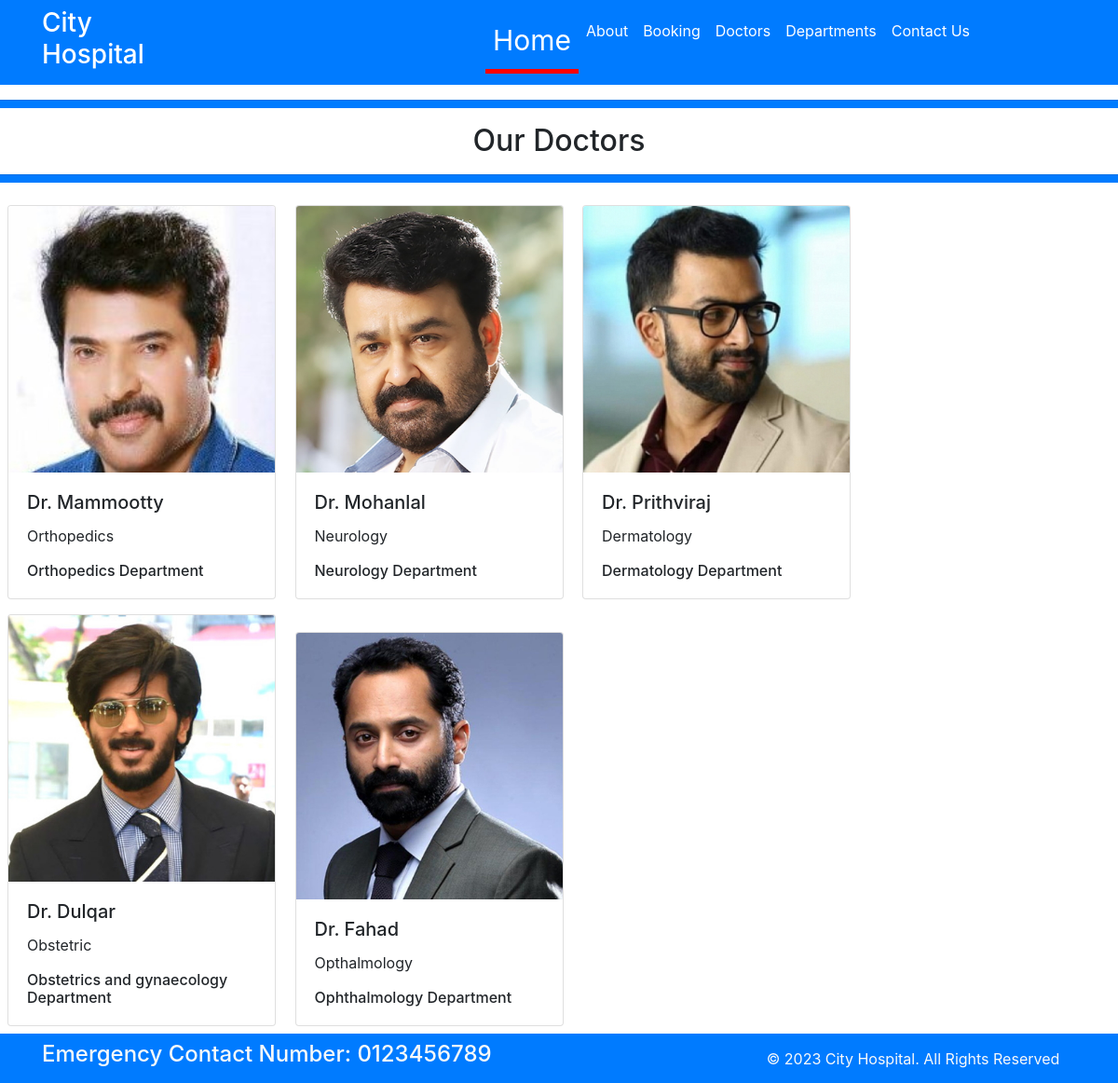
Page /doctors on the committed database.
### home/models.py (models this page shows, shortened)
class Doctors(models.Model):
    doc_name = models.CharField(max_length=100)
    doc_spec = models.CharField(max_length=100)
    doc_dep = models.ForeignKey(Departments, on_delete=models.CASCADE)
    doc_image = models.ImageField(
        upload_to='doctors', height_field=None, width_field=None, max_length=None)

class Departments(models.Model):
    dep_name = models.CharField(max_length=100)
    dep_description = models.TextField()
    def __str__(self):
        return self.dep_name

### home/views.py (the view)
# urls.py: path('doctors',views.doctors,name='Doctros'),
def doctors(request):
    doc_data = {
        'doc': Doctors.objects.all()
    }
    return render(request, 'doctors.html', doc_data)

### templates/doctors.html (shortened to what this page needs)
{% extends 'base.html' %}
{% block content %}
<hr class="p-1 bg-primary bg-gradient" />
<h2 class="text-center">Our Doctors</h2>
<hr class="p-1 bg-primary bg-gradient" />
    {% for d in doc %}
    <div class="card text-cente m-2" style="width: 18rem; display: inline-block;">
        <img src="{{ d.doc_image.url }}" class="card-img-top" alt="..." />
        <div class="card-body">
          <h5 class="card-title">Dr. {{ d.doc_name }}</h5>
          <p class="card-text">{{ d.doc_spec }}</p>
          <h6 class="card-text">{{ d.doc_dep }} Department</h6>
        </div>
      </div>
      {% endfor %}
{% endblock %}

### templates/base.html (shortened to what this page needs)
{% load static %}
<!DOCTYPE html>
<html>
  <head>
    <link rel="stylesheet" href="https://stackpath.bootstrapcdn.com/bootstrap/4.3.1/css/bootstrap.min.css" />
    <link rel="stylesheet" href="https://use.fontawesome.com/releases/v5.2.0/css/all.css" />
    <link rel="stylesheet" href="{% static 'css/style.css' %}" />
  </head>
  <body>
    <nav class="navbar bg-primary navbar-expand-md">
      <div class="container">
        <div class="col-2 text-left pl-md-0">
          <h3 class="text-white">City Hospital</h3>
        </div>
        <div class="collapse navbar-collapse justify-content-center col-md-8 navbar-collapse-3">
          <ul class="navbar-nav justify-content-center fw-bold">
            <li class="nav-item active">
              <a class="nav-link text-white" href="{% url 'Home' %}">Home</a>
            </li>
            <li class="nav-item">
              <a class="nav-link text-white" href="{% url 'About' %}">About</a>
            </li>
            <li class="nav-item">
              <a class="nav-link text-white" href="{% url 'Booking' %}">Booking</a>
            </li>
            <li class="nav-item">
              <a class="nav-link text-white" href="{% url 'Doctros' %}">Doctors</a>
            </li>
            <li class="nav-item">
              <a class="nav-link text-white" href="{% url 'Departments' %}">Departments</a>
            </li>
            <li class="nav-item">
              <a class="nav-link text-white" href="{% url 'Contact' %}">Contact Us</a>
            </li>
          </ul>
        </div>
      </div>
    </nav>
    {% block content %}
    {% endblock %}
    <section>
      <footer class="pt-2 pb-2 bg-primary text-light">
        <div class="container">
          <div class="row align-items-center">
            <div class="col-12 col-md-8">
              <h4>Emergency Contact Number: 0123456789</h4>
            </div>
            <div class="col-12 col-md-4 mt-4 mt-md-0 text-center text-md-end">© 2023 City Hospital. All Rights Reserved</div>
          </div>
        </div>
      </footer>
    </section>
  </body>
</html>

### static/css/style.css (style rules this page uses)
.active { font-size: 30px; color: red; border-bottom: 5px solid red; }

### rows in the picture
Doctors: doc_image (picture), doc_name "Mammootty", doc_spec "Orthopedics", doc_dep "Orthopedics"
Doctors: doc_image (picture), doc_name "Mohanlal", doc_spec "Neurology", doc_dep "Neurology"
Doctors: doc_image (picture), doc_name "Prithviraj", doc_spec "Dermatology", doc_dep "Dermatology"
Doctors: doc_image (picture), doc_name "Dulqar", doc_spec "Obstetric", doc_dep "Obstetrics and gynaecology"
Doctors: doc_image (picture), doc_name "Fahad", doc_spec "Opthalmology", doc_dep "Ophthalmology"
